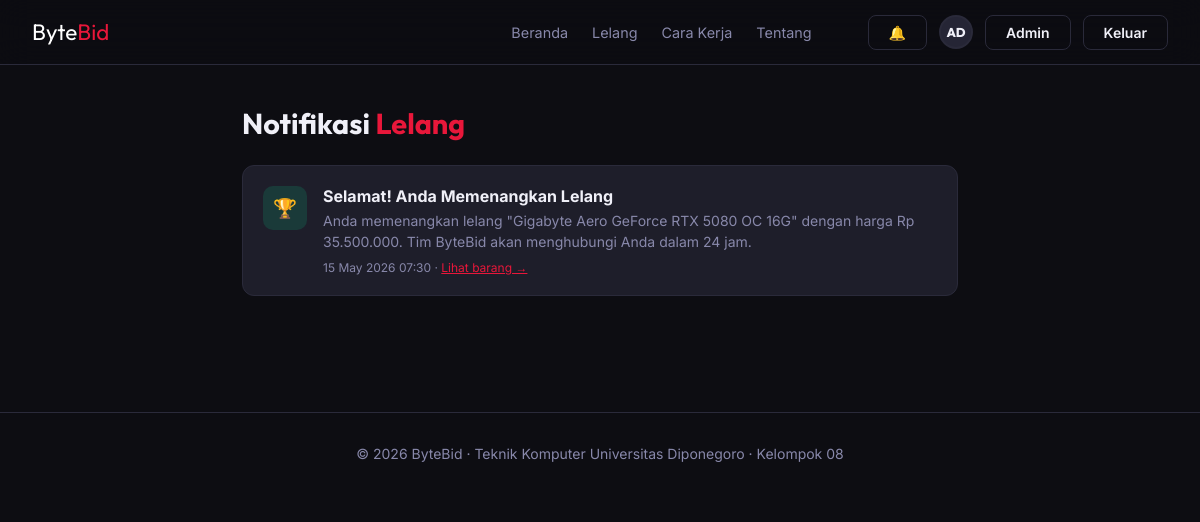
Page /notifications (signed in) on the committed database.
### app/models.py (models this page shows, shortened)
class Notification(db.Model):
    __tablename__ = 'notifications'
    id = db.Column(db.Integer, primary_key=True)
    type = db.Column(db.Enum(NotificationType), nullable=False)
    title = db.Column(db.String(200), nullable=False, default='')
    message = db.Column(db.String(500), nullable=False)
    is_read = db.Column(db.Boolean, default=False, nullable=False)
    user_id = db.Column(db.Integer, db.ForeignKey('users.id'), nullable=False, index=True)
    item_id = db.Column(db.Integer, db.ForeignKey('items.id'), nullable=True)
    created_at = db.Column(db.DateTime, default=datetime.utcnow, nullable=False, index=True)

### app/routes/main.py (the view)
@main_bp.route('/notifications')
@login_required
def notifications():
    user = _current_user()
    notifs = (Notification.query.filter_by(user_id=user.id)
              .order_by(Notification.created_at.desc()).limit(100).all())
    Notification.query.filter_by(user_id=user.id, is_read=False).update({'is_read': True})
    db.session.commit()
    return render_template('notifications.html', notifs=notifs)

### app/routes/main.py (called while the page is built)
def _current_user():
    uid = session.get('user_id')
    if not uid:
        return None
    return User.query.get(uid)

def login_required(view):
    @wraps(view)
    def wrapped(*args, **kwargs):
        if not session.get('user_id'):
            flash('Silakan masuk terlebih dahulu.', 'error')
            return redirect(url_for('main.login', next=request.path))
        return view(*args, **kwargs)
    return wrapped

@main_bp.app_context_processor
def inject_globals():
    user = _current_user()
    unread_count = 0
    if user:
        unread_count = Notification.query.filter_by(
            user_id=user.id, is_read=False).count()
    return {
        'current_user': user,
        'now': datetime.utcnow(),
        'unread_notif_count': unread_count,
    }

### templates/notifications.html (shortened to what this page needs)
{% extends "base.html" %}
{% block content %}
<section class="notif-page">
  <div class="container" style="max-width:780px">
    <h1>Notifikasi <span>Lelang</span></h1>
    {% for n in notifs %}
    <div class="notif-card {% if not n.is_read %}unread{% endif %}">
      <div class="notif-icon
        {% if n.type.value == 'win' %}win
        {% elif n.type.value == 'lose' %}lose
        {% elif n.type.value == 'outbid' %}outbid
        {% else %}other{% endif %}">
        {% if n.type.value == 'win' %}🏆
        {% elif n.type.value == 'lose' %}🥈
        {% elif n.type.value == 'outbid' %}⚡
        {% else %}🔔{% endif %}
      </div>
      <div style="flex:1">
        <div class="notif-title">{{ n.title or n.type.value|capitalize }}</div>
        <div class="notif-message">{{ n.message }}</div>
        <div class="notif-time">
          {{ n.created_at.strftime('%d %b %Y %H:%M') }}
          {% if n.item_id %}· <a href="{{ url_for('main.pantau', item_id=n.item_id) }}" style="color:var(--red)">Lihat barang →</a>{% endif %}
        </div>
      </div>
    </div>
    {% endfor %}
  </div>
</section>
{% endblock %}

### templates/base.html (style rules this page uses)
:root { --bg: #0d0d12; --bg2: #13131a; --bg3: #1a1a24; --card: #1e1e2a; --card2: #252535; --border: #2a2a3a; --red: #e8173a; --red-dim: rgba(232,23,58,0.15); --green: #00d68f; --cyan: #00bcd4; --text: #f0f0f8; --muted: #8888aa; --white: #ffffff; }
*, *::before, *::after { box-sizing: border-box; margin: 0; padding: 0; }
html { scroll-behavior: smooth; }
body { background: var(--bg); color: var(--text); font-family: 'Inter', sans-serif; min-height: 100vh; }
.container { max-width: 1200px; margin: 0 auto; padding: 0 2rem; }

### templates/notifications.html (style rules this page uses)
.notif-page { padding: 2.5rem 0; }
.notif-page h1 { font-family: 'Outfit', sans-serif; font-size: 1.8rem; margin-bottom: 1.5rem; }
.notif-page h1 span { color: var(--red); }
.notif-card { background: var(--card); border: 1px solid var(--border); border-radius: 12px; padding: 1.25rem; margin-bottom: .75rem; display: flex; gap: 1rem; align-items: flex-start; }
.notif-icon { width: 44px; height: 44px; border-radius: 10px; display: flex; align-items: center; justify-content: center; flex-shrink: 0; font-size: 1.2rem; }
.notif-icon.win { background: rgba(0,214,143,.15); color: var(--green); }
.notif-title { font-weight: 700; margin-bottom: .25rem; }
.notif-message { font-size: .875rem; color: var(--muted); line-height: 1.5; }
.notif-time { font-size: .75rem; color: var(--muted); margin-top: .5rem; }

### rows in the picture
Notification: title "Selamat! Anda Memenangkan Lelang", message "Anda memenangkan lelang \"Gigabyte Aero GeForce RTX 5080 OC 16G\" dengan harga Rp 35.500.000. Tim ByteBid akan menghubungi Anda dalam 24 jam.", created_at "15 May 2026 07:30"

### other values in the picture
{{ session.user_name[:2] }} "AD"
